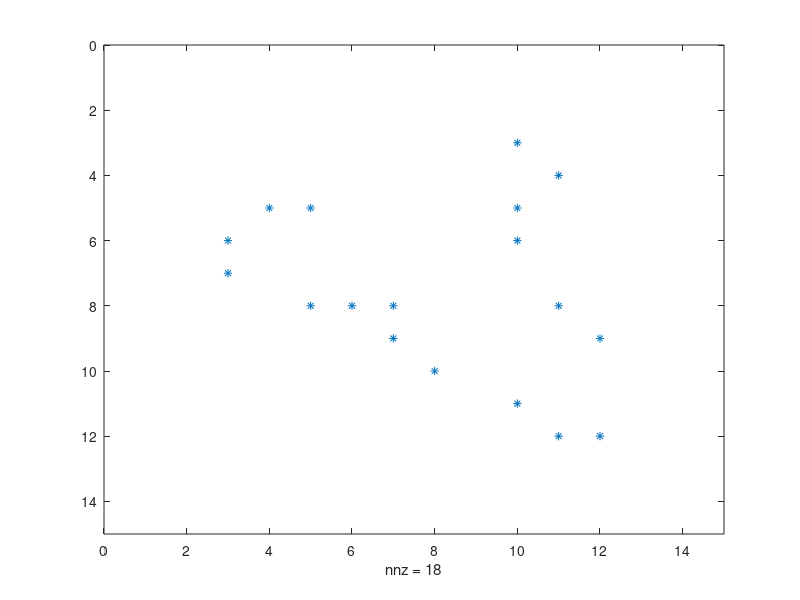

Write MATLAB code to recreate this figure.
%%% Sorry. This program-code is unfinished.
clear

%%% Rewritable
L = 10;         % length
NoN = 20;       %　No. of node 
R = 2;          % Submit range node
%%%

A = zeros(L+R+R);  %%% node's position__(1)
Node_line = randi([1,L],[1,NoN])+R;  %%% make node's position
Node_row  = randi([1,L],[1,NoN])+R;

for i = 1:NoN
    %%% status of node
    S_Node(i).line = Node_line(i);                %%% node's position
    S_Node(i).row  = Node_row(i); 
    S_Node(i).RREQ = [];                          %%% memory of RREQ
    S_Node(i).range = [R];                        %%% Submit range node
    %%%%%%%%%%%%%%%%%%     
    A(Node_line(i),Node_row(i)) = i;   %%% write node's position__(2)
end

spy(A);    %%% display node's position__(3)
flag = 0;  % using test
k = 1;     % start at node-1
%%%%%%%%%%%%%%%%%%%%% may rewrite by using (find)

for roop = 1:6  % Here is test. if here is complete--->> while(1)
for i = 1 : S_Node(k(1)).range
        %%% send RREQ
        %%% access S_Node.RREQ by using (A:node's position__(4))
    for j = i : S_Node(k(1)).range
      if A( S_Node(k(1)).line +i , S_Node(k(1)).row +j ) > 0 
      %%% need adding requirement
     S_Node(A( S_Node(k(1)).line +i , S_Node(k(1)).row +j )).RREQ = ...
         [S_Node(A( S_Node(k(1)).line +i , S_Node(k(1)).row +j )).RREQ k(1)];
     k = [k A( S_Node(k(1)).line +i , S_Node(k(1)).row +j )];
      end
      if A( S_Node(k(1)).line -i , S_Node(k(1)).row +j ) > 0

    S_Node(A( S_Node(k(1)).line -i , S_Node(k(1)).row +j )).RREQ = ...
         [S_Node(A( S_Node(k(1)).line -i , S_Node(k(1)).row +j )).RREQ k(1)];
     k = [k A( S_Node(k(1)).line -i , S_Node(k(1)).row +j )];

      end
      if A( S_Node(k(1)).line -i , S_Node(k(1)).row -j ) > 0 

    S_Node(A( S_Node(k(1)).line -i , S_Node(k(1)).row -j )).RREQ = ...
         [S_Node(A( S_Node(k(1)).line -i , S_Node(k(1)).row -j )).RREQ k(1)];
     k = [k A( S_Node(k(1)).line -i , S_Node(k(1)).row -j )];

      end
      if A( S_Node(k(1)).line +i , S_Node(k(1)).row -j ) > 0
  
    S_Node(A( S_Node(k(1)).line +i , S_Node(k(1)).row -j )).RREQ = ...
         [S_Node(A( S_Node(k(1)).line +i , S_Node(k(1)).row -j )).RREQ k(1)];
     k = [k A( S_Node(k(1)).line +i , S_Node(k(1)).row -j )];

      end
    end            
end
k(1)=[];
    if S_Node(NoN).RREQ > 0
      flag = flag +1; %%%　last node
    end

    if isempty(k)==1 
       disp('not arrival');
       break
    end
    
    
end
